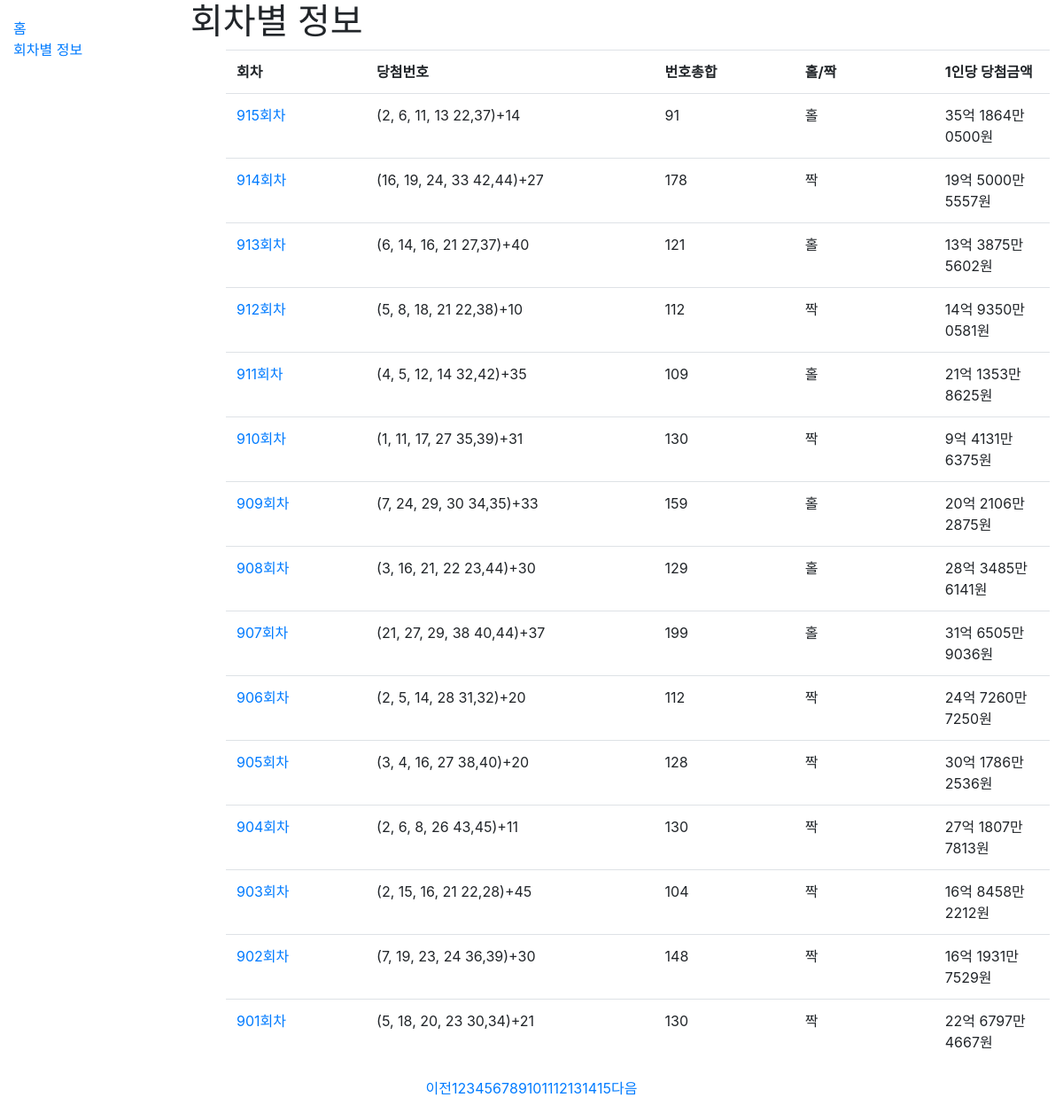
The page /catalog/rounds/?page=3 on the database its author committed.
### catalog/models.py (models this page shows, shortened)
class Round(models.Model):
    round_num = models.IntegerField(help_text='Number of round', primary_key=True)
    first_win_num = models.IntegerField(help_text='First winning number of the round')
    second_win_num = models.IntegerField(help_text='Second winning number of the round')
    third_win_num = models.IntegerField(help_text='Third winning number of the round')
    fourth_win_num = models.IntegerField(help_text='Fourth winning number of the round')
    fifth_win_num = models.IntegerField(help_text='Fifth winning number of the round')
    sixth_win_num = models.IntegerField(help_text='Sixth winning number of the round')
    bonus_num = models.IntegerField(help_text='Bonus number of the round')
    first_win_money = models.BigIntegerField(help_text='Total winning money for first place')
    second_win_money = models.BigIntegerField(help_text='Total winning money for second place')
    third_win_money = models.BigIntegerField(help_text='Total winning money for third place')
    fourth_win_money = models.BigIntegerField(help_text='Total winning money for fourth place')
    fifth_win_money = models.BigIntegerField(help_text='Total winning money for fifth place')
    num_first_winner = models.IntegerField(help_text='Number of first place winner')
    num_second_winner = models.IntegerField(help_text='Number of second place winner')
    num_third_winner = models.IntegerField(help_text='Number of third place winner')
    num_fourth_winner = models.IntegerField(help_text='Number of fourth place winner')
    num_fifth_winner = models.IntegerField(help_text='Number of fifth place winner')
    num_auto = models.IntegerField(help_text='Number of winner by auto type', blank=True, null=True)
    num_manual = models.IntegerField(help_text='Number of winner by manual type', blank=True, null=True)
    num_halfauto = models.IntegerField(help_text='Number of winner by halfauto type', blank=True, null=True)
    first_stores = models.ManyToManyField('Store', help_text='Stores that won first place', blank=True,
                                          related_name='first_stores')
    second_stores = models.ManyToManyField('Store', help_text='Stores that won second place', blank=True,
                                           related_name='second_stores')
    @property
    def get_win_info(self):
        win_moneys = [self.first_win_money, self.second_win_money, self.third_win_money, self.fourth_win_money,
                    self.fifth_win_money]
        num_winners = [self.num_first_winner, self.num_second_winner, self.num_third_winner, self.num_fourth_winner,
                    self.num_fifth_winner]
        results = []
        for i in range(5):
            info = []
            info.append(i+1)
            info.append(money2readble(win_moneys[i]))
            info.append(money2readble(int(win_moneys[i]/num_winners[i])))
            info.append(num_winners[i])
            results.append(info)
        return results
    def get_num_sum(self):
        return self.first_win_num+self.second_win_num+self.third_win_num+self.fourth_win_num+self.fifth_win_num+self.sixth_win_num
    def get_oddity(self):
        if self.get_num_sum()%2:
            return "홀"
        return "짝"
    def get_absolute_url(self):
        return reverse('round-detail', args=[str(self.round_num)])

### catalog/views.py (the view)
# urls.py: path('rounds/', views.roundListView.as_view(), name='rounds'),
class roundListView(generic.ListView):
    model = Round
    paginate_by = 15
    def get_queryset(self):
        return Round.objects.order_by('-round_num') # 내림차순
    def get_context_data(self, **kwargs):
        context = super(roundListView, self).get_context_data(**kwargs)
        paginator = context['paginator']
        page_numbers_range = 15  # Display only 155 page numbers
        max_index = len(paginator.page_range)
        page = self.request.GET.get('page')
        current_page = int(page) if page else 1
        start_index = int((current_page - 1) / page_numbers_range) * page_numbers_range
        end_index = start_index + page_numbers_range
        if end_index >= max_index:
            end_index = max_index
        page_range = paginator.page_range[start_index:end_index]
        context['page_range'] = page_range
        return context

### catalog/models.py (called while the page is built)
def money2readble(money):
    money=str(money)
    money_len=len(money)
    if money_len<5:
        return money+'원'
    elif money_len<9:
        return money[0:money_len-4]+'만 '+money[money_len-4:money_len]+'원'
    elif money_len<13:
        return money[0:money_len-8]+'억 '+money[money_len-8:money_len-4]+'만 '+money[money_len-4:money_len]+'원'
    elif money_len<17:
        return money[0:money_len-12]+'조 '+money[money_len-12:money_len-8]+'억 '+money[money_len-8:money_len-4]+'만 '+money[money_len-4:money_len]+'원'

### catalog/templates/catalog/round_list.html
{% extends "base_generic.html" %}
{% block content %}
  <h1>회차별 정보</h1>
  {% if round_list %}
  <ul>
    <table class = "table table-hover table-responsive">
      <colgroup>
        <col width="17%">
        <col width="35%">
        <col width="17%" span="2">
        <col width="28%">
      </colgroup>
    <tr>
      <th class="tg-21xh"> 회차 </th>
      <th class="tg-21xh"> 당첨번호 </th>
      <th class="tg-21xh"> 번호총합 </th>
      <th class="tg-21xh"> 홀/짝 </th>
      <th class="tg-21xh"> 1인당 당첨금액 </th>
    </tr>
    {% for round in round_list %}
    <tr>
      <td><a href="{{ round.get_absolute_url }}">{{ round.round_num }}회차</a></td>
      <td>({{ round.first_win_num }}, {{ round.second_win_num }}, {{ round.third_win_num }}, {{ round.fourth_win_num }}
  {{ round.fifth_win_num }},{{ round.sixth_win_num }})+{{ round.bonus_num }}</td>
      <td>{{ round.get_num_sum }}</td>
      <td>{{ round.get_oddity }}</td>
      <td>{{ round.get_win_info.0.2 }}</td>
    </tr>
    {% endfor %}
  </table>
  </ul>
  {% else %}
    <p>There are no rounds in the library.</p>
  {% endif %}
{% endblock %}

### rows shown on the page
Round: round_num "915", first_win_num "2", second_win_num "6", third_win_num "11", fourth_win_num "13", fifth_win_num "22", sixth_win_num "37", bonus_num "14", get_num_sum "91", get_oddity "홀", get_win_info.0.2 "35억 1864만 0500원"
Round: round_num "914", first_win_num "16", second_win_num "19", third_win_num "24", fourth_win_num "33", fifth_win_num "42", sixth_win_num "44", bonus_num "27", get_num_sum "178", get_oddity "짝", get_win_info.0.2 "19억 5000만 5557원"
Round: round_num "913", first_win_num "6", second_win_num "14", third_win_num "16", fourth_win_num "21", fifth_win_num "27", sixth_win_num "37", bonus_num "40", get_num_sum "121", get_oddity "홀", get_win_info.0.2 "13억 3875만 5602원"
Round: round_num "912", first_win_num "5", second_win_num "8", third_win_num "18", fourth_win_num "21", fifth_win_num "22", sixth_win_num "38", bonus_num "10", get_num_sum "112", get_oddity "짝", get_win_info.0.2 "14억 9350만 0581원"
Round: round_num "911", first_win_num "4", second_win_num "5", third_win_num "12", fourth_win_num "14", fifth_win_num "32", sixth_win_num "42", bonus_num "35", get_num_sum "109", get_oddity "홀", get_win_info.0.2 "21억 1353만 8625원"
Round: round_num "910", first_win_num "1", second_win_num "11", third_win_num "17", fourth_win_num "27", fifth_win_num "35", sixth_win_num "39", bonus_num "31", get_num_sum "130", get_oddity "짝", get_win_info.0.2 "9억 4131만 6375원"
Round: round_num "909", first_win_num "7", second_win_num "24", third_win_num "29", fourth_win_num "30", fifth_win_num "34", sixth_win_num "35", bonus_num "33", get_num_sum "159", get_oddity "홀", get_win_info.0.2 "20억 2106만 2875원"
Round: round_num "908", first_win_num "3", second_win_num "16", third_win_num "21", fourth_win_num "22", fifth_win_num "23", sixth_win_num "44", bonus_num "30", get_num_sum "129", get_oddity "홀", get_win_info.0.2 "28억 3485만 6141원"
Round: round_num "907", first_win_num "21", second_win_num "27", third_win_num "29", fourth_win_num "38", fifth_win_num "40", sixth_win_num "44", bonus_num "37", get_num_sum "199", get_oddity "홀", get_win_info.0.2 "31억 6505만 9036원"
Round: round_num "906", first_win_num "2", second_win_num "5", third_win_num "14", fourth_win_num "28", fifth_win_num "31", sixth_win_num "32", bonus_num "20", get_num_sum "112", get_oddity "짝", get_win_info.0.2 "24억 7260만 7250원"
Round: round_num "905", first_win_num "3", second_win_num "4", third_win_num "16", fourth_win_num "27", fifth_win_num "38", sixth_win_num "40", bonus_num "20", get_num_sum "128", get_oddity "짝", get_win_info.0.2 "30억 1786만 2536원"
Round: round_num "904", first_win_num "2", second_win_num "6", third_win_num "8", fourth_win_num "26", fifth_win_num "43", sixth_win_num "45", bonus_num "11", get_num_sum "130", get_oddity "짝", get_win_info.0.2 "27억 1807만 7813원"
Round: round_num "903", first_win_num "2", second_win_num "15", third_win_num "16", fourth_win_num "21", fifth_win_num "22", sixth_win_num "28", bonus_num "45", get_num_sum "104", get_oddity "짝", get_win_info.0.2 "16억 8458만 2212원"
Round: round_num "902", first_win_num "7", second_win_num "19", third_win_num "23", fourth_win_num "24", fifth_win_num "36", sixth_win_num "39", bonus_num "30", get_num_sum "148", get_oddity "짝", get_win_info.0.2 "16억 1931만 7529원"
Round: round_num "901", first_win_num "5", second_win_num "18", third_win_num "20", fourth_win_num "23", fifth_win_num "30", sixth_win_num "34", bonus_num "21", get_num_sum "130", get_oddity "짝", get_win_info.0.2 "22억 6797만 4667원"

### other values the page prints
{{ page }} "1" "2" "3" "4" "5" "6" "7" "8" "9" "10" "11" "12" "13" "14" "15"
